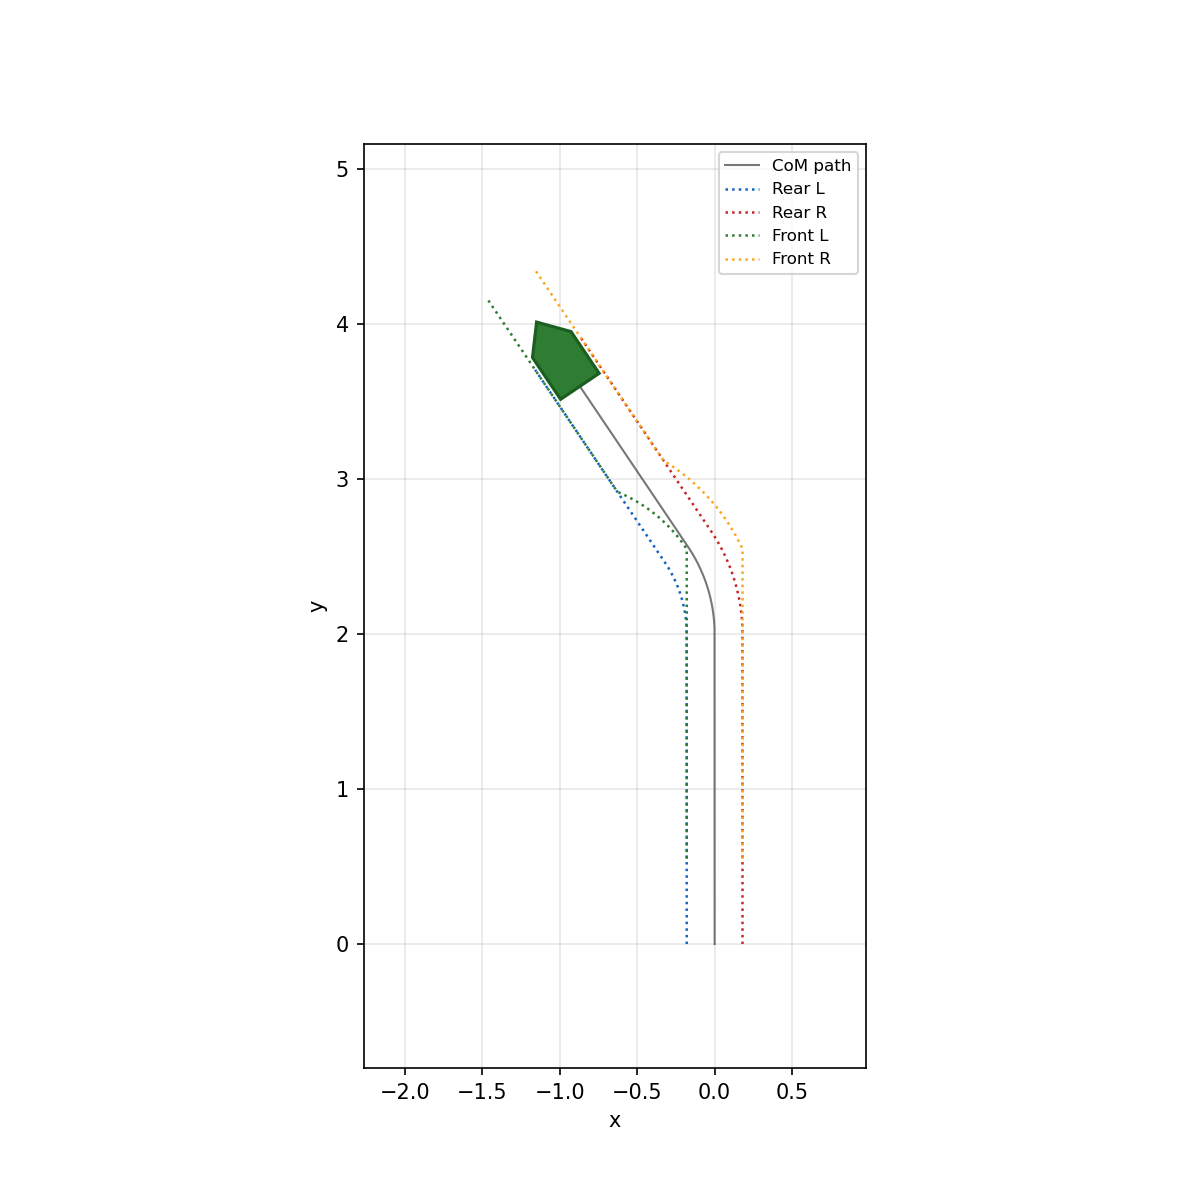

Source code (Python):
#!/usr/bin/env python3
"""Four-wheel Ackermann: rear axle pose, front wheels steer; four dotted tire traces."""

from __future__ import annotations

import math
import os

import matplotlib.pyplot as plt

import AuroraMR as amr

os.environ.setdefault("MPLBACKEND", "Agg")

# initialises key parameters 

params = amr.AckermannParams(
    wheelbase=0.55,
    track_width=0.36,
    max_steering_angle=0.5,
    max_speed=1.0,
)
session = amr.MotionSession.create(
    amr.pose(0.0, 0.0, 0.0),
    amr.KinematicsModel.ACKERMANN,
    dt=0.02,
    ackermann=params,
)

session.forward(2.0, 0.6)
session.turn_left(math.radians(35), 0.8)
session.forward(1.5, 0.5)

fig, ax = plt.subplots(figsize=(8, 8))
amr.plot_motion(session, ax=ax, show=False)
fig.savefig(os.path.join(os.path.dirname(__file__), "motion_ackermann_demo.png"), dpi=150)
print("Saved motion_ackermann_demo.png")
